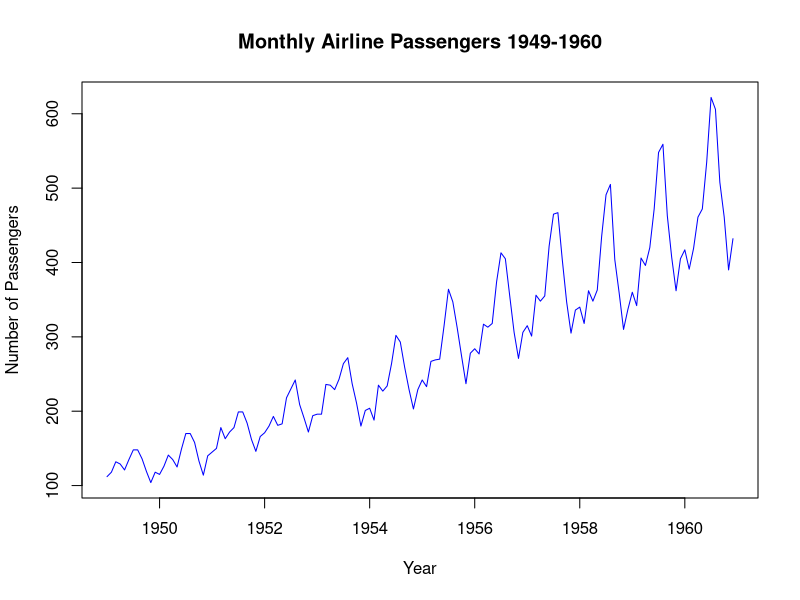
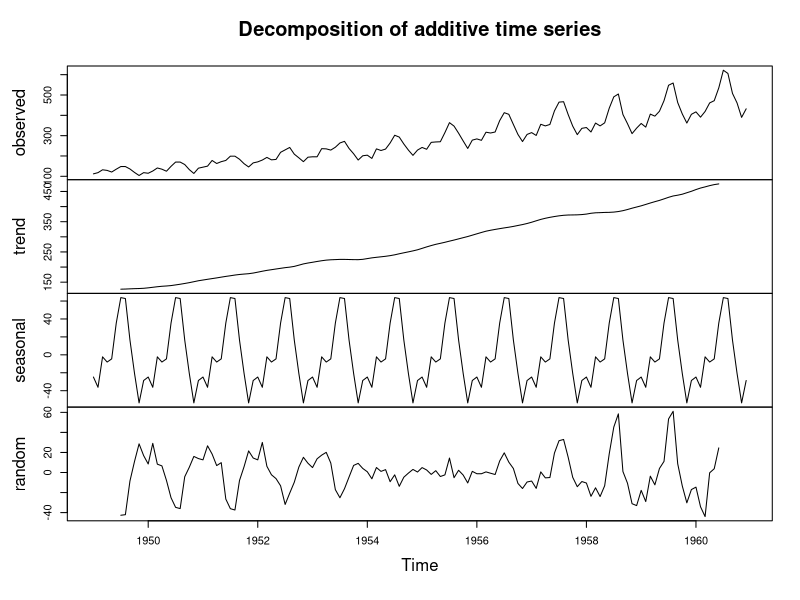
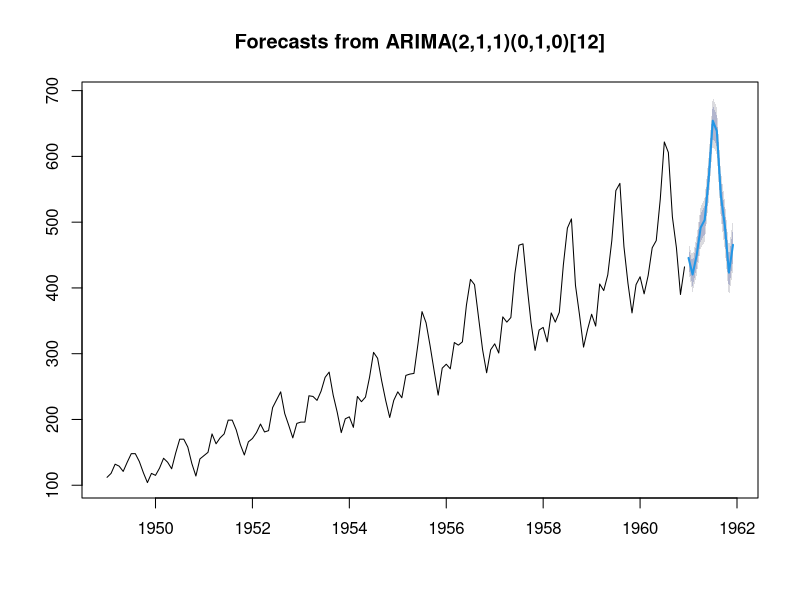
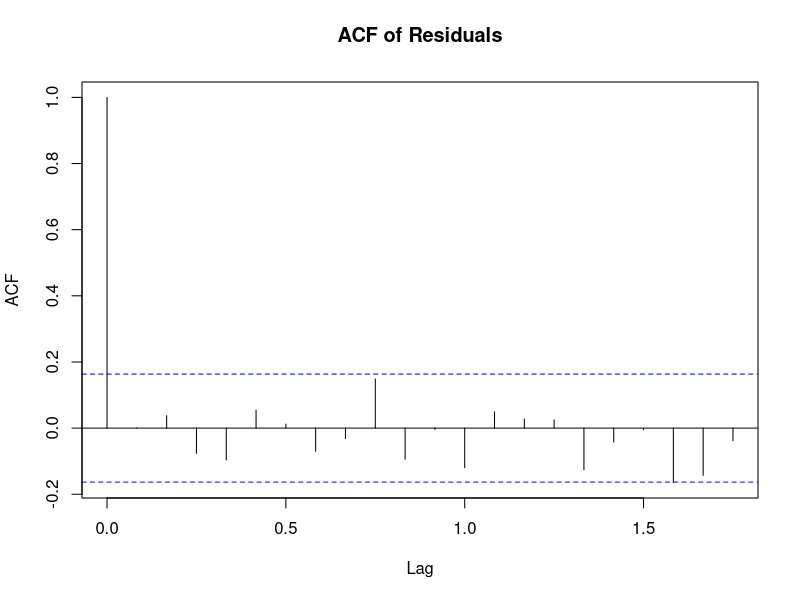
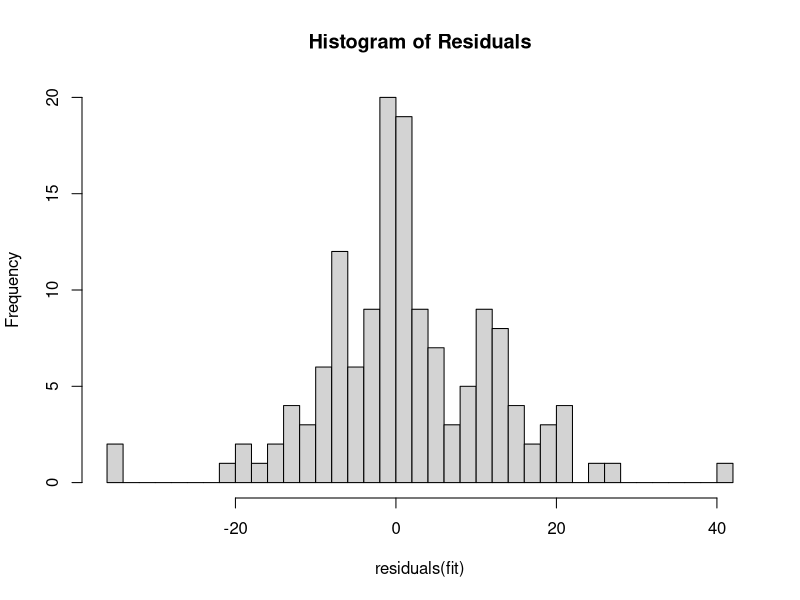
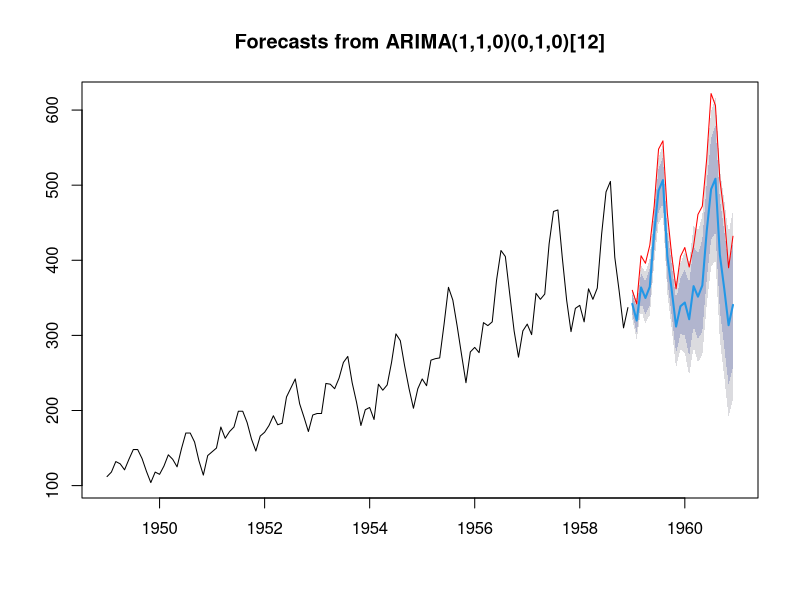

Write the R code that produced these figures, in order.
# Load the dataset
data("AirPassengers")

# Print the first few rows of the dataset
head(AirPassengers)

pdf("Regression_AirPassengers_Plots.pdf", width = 7, height = 5)
# Plot the time series
plot(AirPassengers, main="Monthly Airline Passengers 1949-1960",
     xlab="Year", ylab="Number of Passengers", col="blue")


# Decompose the time series into seasonal, trend, and irregular components
decomp <- decompose(AirPassengers)

# Plot the decomposed components
plot(decomp)


# Install and load the tseries package for the adf.test function
if (!require(tseries)) install.packages("tseries", dependencies = TRUE)
library(tseries)

# Perform the Augmented Dickey-Fuller Test
adf.test(AirPassengers, alternative = "stationary")

install.packages("forecast")
library(forecast)

# Automatically fit an ARIMA model
fit <- auto.arima(AirPassengers)

# Summarize the model
summary(fit)

# Forecast future values
forecast <- forecast(fit, h=12)  # Forecast the next 12 months

# Plot the forecast
plot(forecast)


# Check residuals
acf_results<-acf(residuals(fit), main="ACF of Residuals")
acf_results


hist(residuals(fit), breaks=30, main="Histogram of Residuals")



Box.test(residuals(fit), lag=log(length(residuals(fit))), type="Ljung-Box")

# Assuming 'h' is the size of the holdout sample
train <- window(AirPassengers, end=c(1958,12))
test <- window(AirPassengers, start=1959)
fit <- auto.arima(train)
forecasts <- forecast(fit, h=length(test))

# Plot forecasts against the actual series
plot(forecasts)
lines(test, col='red')

accuracy(forecasts, test)
dev.off()
